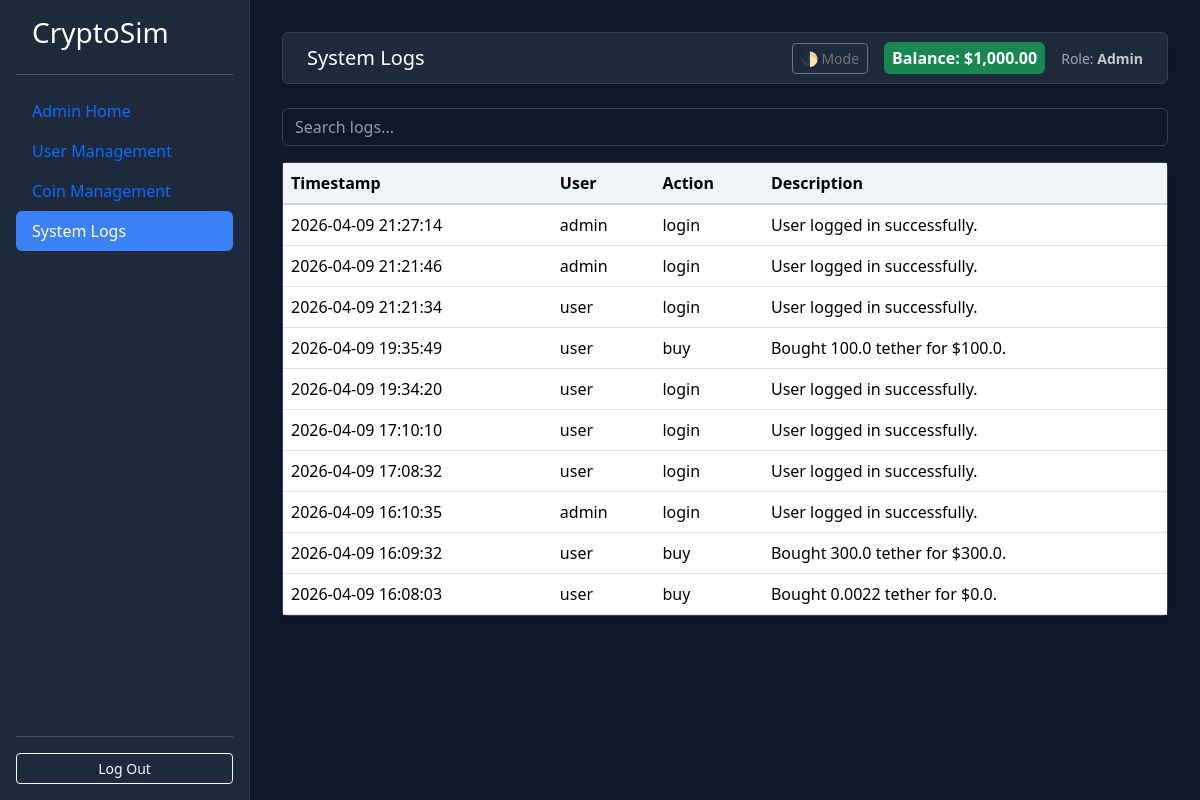
Screenshot of /logs/admin with the database file from the repository.
### app.py (models this page shows)
class User(db.Model):
    __tablename__ = 'users'
    id = db.Column(db.Integer, primary_key=True)
    username = db.Column(db.String(80), unique=True, nullable=False)
    email = db.Column(db.String(150), unique=True, nullable=False)
    password = db.Column(db.String(255), nullable=False)
    role = db.Column(db.String, default='user', nullable=False)
    balance = db.Column(db.Float, default=1000)
    wallets = db.relationship('Wallet', backref='user', lazy=True)
    is_banned = db.Column(db.Boolean, default=False)

class Log(db.Model):
    __tablename__ = 'logs'
    id = db.Column(db.Integer, primary_key=True)
    username = db.Column(db.String(80), nullable=False)
    action = db.Column(db.String(100), nullable=False)
    description = db.Column(db.String(255))
    timestamp = db.Column(db.DateTime, default=db.func.current_timestamp())

### app.py (the view)
@app.route("/logs/<username>")
def logs(username):
    user = User.query.filter_by(username=username).first()
    if not user:
        flash("User not found", "danger")
        return redirect(url_for("index"))
    if user.role != "admin":
        flash("Access denied", "danger")
        return redirect(url_for("index"))
    search = request.args.get("search", "")
    if search:
        logs = Log.query.filter(Log.username.contains(search) | Log.action.contains(search) | Log.description.contains(search)).order_by(Log.timestamp.desc()).all()
    else:
        logs = Log.query.order_by(Log.timestamp.desc()).all()
    return render_template(
        "logs.html",
        username=user.username,
        balance=user.balance,
        logs=logs,
        role=user.role,
        title="System Logs"
    )

### templates/logs.html (shortened to what this page needs)
{% extends "layout.html" %}
{% block content %}
<form method="GET" class="mb-3">
    <input type="text" name="search" class="form-control" placeholder="Search logs..." value="{{ search }}">
</form>
<div class="card shadow-sm">
    <div class="card-body p-0">
        <table class="table mb-0">
            <thead class="table-light">
                <tr><th>Timestamp</th><th>User</th><th>Action</th><th>Description</th></tr>
            </thead>
            <tbody>
                {% for log in logs %}
                <tr>
                    <td>{{ log.timestamp.strftime('%Y-%m-%d %H:%M:%S') }}</td>
                    <td>{{ log.username }}</td>
                    <td>{{ log.action }}</td>
                    <td>{{ log.description }}</td>
                </tr>
                {% endfor %}
            </tbody>
        </table>
    </div>
</div>
{% endblock %}

### templates/layout.html (shortened to what this page needs)
<!DOCTYPE html>
<html lang="en">
<head>
    <link href="https://cdn.jsdelivr.net/npm/bootstrap@5.3.0/dist/css/bootstrap.min.css" rel="stylesheet">
    <link rel="stylesheet" href="{{ url_for('static', filename='style.css') }}">
</head>
<body>
    {% if username %}
    <div class="sidebar d-flex flex-column p-3">
        <h3 class="px-3">CryptoSim</h3>
        <hr>
        <ul class="nav nav-pills flex-column mb-auto">
            {% if role == 'admin' %}
                <li><a href="{{ url_for('admin_dashboard', username=username) }}" class="nav-link {% if title == 'Admin Dashboard' %}active{% endif %}">Admin Home</a></li>
                <li><a href="{{ url_for('manage_users', username=username) }}" class="nav-link {% if title == 'Manage Users' %}active{% endif %}">User Management</a></li>
                <li><a href="{{ url_for('manage_coins', username=username) }}" class="nav-link {% if title == 'Manage Coins' %}active{% endif %}">Coin Management</a></li>
                <li><a href="{{ url_for('logs', username=username) }}" class="nav-link {% if title == 'System Logs' %}active{% endif %}">System Logs</a></li>
            {% endif %}
        </ul>
        <hr>
        <a href="{{ url_for('index') }}" class="btn btn-outline-light btn-sm">Log Out</a>
    </div>
    {% endif %}
    <div class="main-content {% if not username %}no-sidebar{% endif %}">
        {% if username %}
        <nav class="navbar navbar-expand-lg navbar-dark mb-4 shadow-sm px-4 rounded" style="background-color: var(--sidebar-bg); border: 1px solid var(--border-color);">
            <span class="navbar-brand mb-0 h1">{{ page_title or title }}</span>
            <div class="ms-auto d-flex align-items-center">
                <button id="theme-toggle" class="btn btn-sm btn-outline-secondary me-3">🌓 Mode</button>
                <span class="badge bg-success me-3 p-2 fs-6">
                    Balance: ${{ "{:,.2f}".format(balance | float) if balance else "0.00" }}
                </span>
                <span class="small opacity-75">Role: <strong class="text-capitalize">{{ role }}</strong></span>
            </div>
        </nav>
        {% endif %}
        {% block content %}{% endblock %}
    </div>
</body>
</html>

### static/style.css (style rules this page uses)
:root { --bg-color: #0f172a; --sidebar-bg: #1e293b; --card-bg: #1e293b; --text-main: #cbd5e1; --text-heading: #ffffff; --border-color: #334155; --input-bg: #0f172a; }
body { background-color: var(--bg-color) !important; color: var(--text-main) !important; transition: all 0.3s ease; }
p, span, li, label, .form-label, .text-muted { color: var(--text-main) !important; }
h1, h2, h3, h4, h5, h6, .navbar-brand, .card-title, strong, b { color: var(--text-heading) !important; }
.sidebar { height: 100vh; background-color: var(--sidebar-bg) !important; border-right: 1px solid var(--border-color); position: fixed; width: 250px; z-index: 1000; }
.main-content { margin-left: 250px; padding: 2rem; width: calc(100% - 250px); }
.card { background-color: var(--card-bg) !important; border: 1px solid var(--border-color) !important; }
.form-control { background-color: var(--input-bg) !important; border: 1px solid var(--border-color) !important; color: var(--text-main) !important; }
.nav-link.active { background-color: #3b82f6 !important; color: #ffffff !important; }
.btn-primary, .badge.bg-success, .badge.bg-danger { color: #ffffff !important; }
.table, .table td, .table th, .table tr, .table span, .table strong { color: #000000 !important; background-color: #ffffff !important; }
.table thead th { background-color: #f1f5f9 !important; color: #000000 !important; border-bottom: 2px solid #cbd5e1 !important; }
.form-control::placeholder { color: var(--text-main) !important; opacity: 0.7; }

### rows the page displays
User: balance "1,000.00", role "Admin"
Log: timestamp "2026-04-09 21:27:14", username "admin", action "login", description "User logged in successfully."
Log: timestamp "2026-04-09 21:21:46", username "admin", action "login", description "User logged in successfully."
Log: timestamp "2026-04-09 21:21:34", username "user", action "login", description "User logged in successfully."
Log: timestamp "2026-04-09 19:35:49", username "user", action "buy", description "Bought 100.0 tether for $100.0."
Log: timestamp "2026-04-09 19:34:20", username "user", action "login", description "User logged in successfully."
Log: timestamp "2026-04-09 17:10:10", username "user", action "login", description "User logged in successfully."
Log: timestamp "2026-04-09 17:08:32", username "user", action "login", description "User logged in successfully."
Log: timestamp "2026-04-09 16:10:35", username "admin", action "login", description "User logged in successfully."
Log: timestamp "2026-04-09 16:09:32", username "user", action "buy", description "Bought 300.0 tether for $300.0."
Log: timestamp "2026-04-09 16:08:03", username "user", action "buy", description "Bought 0.0022 tether for $0.0."

### other values shown
{{ page_title or title }} "System Logs"
